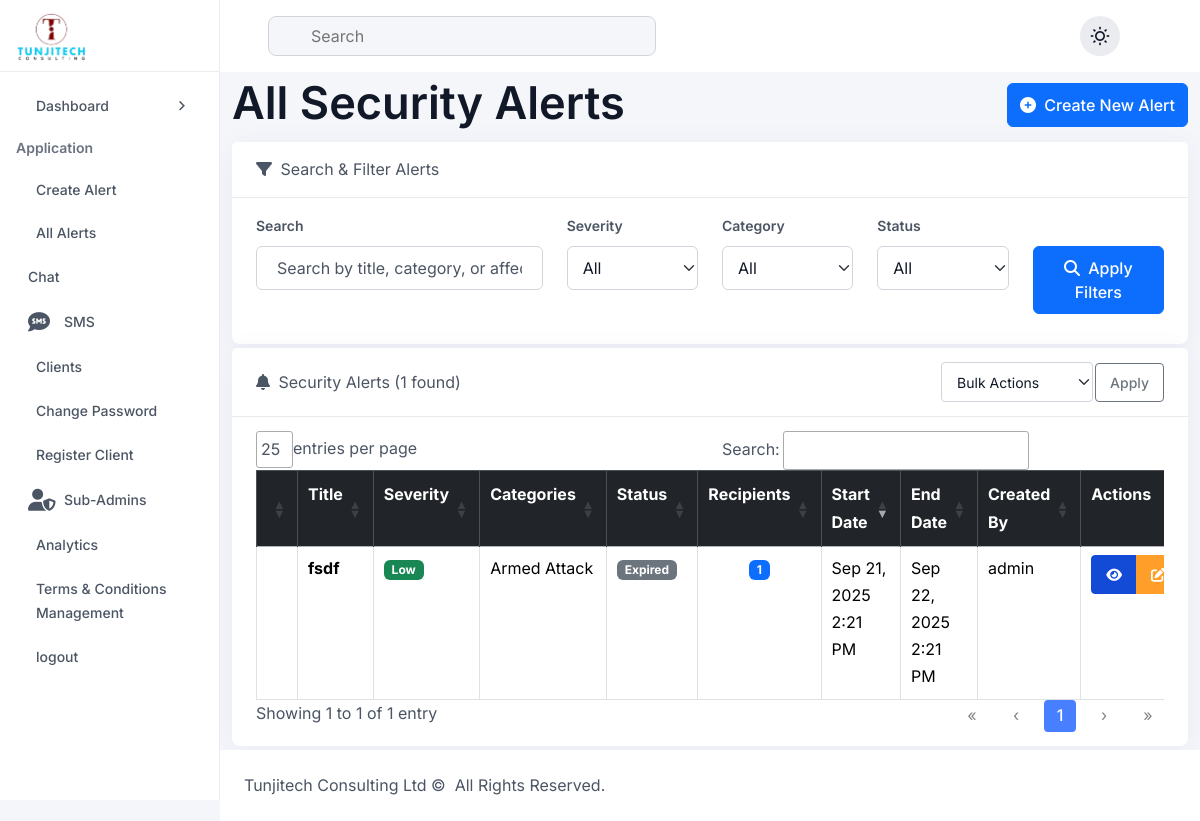
The app's page /admin/all_alerts.php (signed in) with its own data.
### tables this page shows
CREATE TABLE `security_alerts` (
  `id` int(11) NOT NULL,
  `title` varchar(255) NOT NULL,
  `severity` enum('low','medium','high','critical') NOT NULL,
  `categories` varchar(255) NOT NULL,
  `alert_begins` datetime NOT NULL,
  `alert_expires` datetime NOT NULL,
  `event` text NOT NULL,
  `affected_areas` text NOT NULL,
  `time_frame` varchar(255) NOT NULL,
  `impact` text NOT NULL,
  `summary` text NOT NULL,
  `advice` text NOT NULL,
  `source` varchar(255) NOT NULL,
  `image_path` varchar(255) DEFAULT NULL,
  `latitude` decimal(10,8) DEFAULT NULL,
  `longitude` decimal(11,8) DEFAULT NULL,
  `created_by` int(11) NOT NULL,
  `created_at` timestamp NOT NULL DEFAULT current_timestamp(),
  `updated_at` timestamp NOT NULL DEFAULT current_timestamp() ON UPDATE current_timestamp()
);

CREATE TABLE `users` (
  `id` int(11) NOT NULL,
  `username` varchar(50) NOT NULL,
  `email` varchar(100) NOT NULL,
  `first_name` varchar(50) DEFAULT NULL,
  `last_name` varchar(50) DEFAULT NULL,
  `phone` varchar(20) DEFAULT NULL,
  `address` text DEFAULT NULL,
  `password` varchar(255) NOT NULL,
  `user_type` enum('admin','client_individual','client_company') DEFAULT 'client_individual',
  `company_name` varchar(100) DEFAULT NULL,
  `company_size` varchar(50) DEFAULT NULL,
  `status` enum('pending','approved','rejected') DEFAULT 'pending',
  `payment_plan` varchar(20) DEFAULT NULL,
  `payment_reference` varchar(100) DEFAULT NULL,
  `payment_date` timestamp NULL DEFAULT NULL,
  `subscription_expiry` date DEFAULT NULL,
  `created_at` timestamp NOT NULL DEFAULT current_timestamp(),
  `updated_at` timestamp NOT NULL DEFAULT current_timestamp() ON UPDATE current_timestamp()
);

### includes/functions.php (called while the page is built, shortened)
<?php
function getSeverityBadge($severity) {
    switch ($severity) {
        case 'low': return 'success';
    }
}
?>

### admin/all_alerts.php (the view, shortened to what this page needs)
<?php
require_once ROOT_PATH . '/includes/functions.php';
$search = isset($_GET['search']) ? sanitizeInput($_GET['search']) : '';
$status = isset($_GET['status']) ? sanitizeInput($_GET['status']) : '';
$query = "SELECT sa.*, u.username as created_by_name,
          COUNT(ca.id) as recipient_count,
          SUM(ca.notified_via_email) as email_count,
          SUM(ca.notified_via_sms) as sms_count
          FROM security_alerts sa
          LEFT JOIN users u ON sa.created_by = u.id
          LEFT JOIN client_alerts ca ON sa.id = ca.alert_id
          WHERE 1=1";
$params = [];
$query .= " GROUP BY sa.id ORDER BY sa.created_at DESC";
$stmt = $pdo->prepare($query);
$stmt->execute($params);
$alerts = $stmt->fetchAll(PDO::FETCH_ASSOC);
?>
<?php include 'include/header.php'; ?>
    <div class="container-fluid">
        <div class="d-flex justify-content-between align-items-center mb-4">
            <h3 class="mt-4">All Security Alerts</h3>
            <a href="alerts.php" class="btn btn-primary">
                <i class="fas fa-plus-circle me-1"></i> Create New Alert
            </a>
        </div>
        <div class="card mb-4">
            <div class="card-header">
                <i class="fas fa-filter me-1"></i>
                Search & Filter Alerts
            </div>
            <div class="card-body">
                <form method="GET" action="all_alerts.php">
                    <div class="row">
                        <div class="col-md-4">
                            <div class="mb-3">
                                <label for="search" class="form-label">Search</label>
                                <input type="text" class="form-control" id="search" name="search"
                                       value="<?php echo htmlspecialchars($search); ?>"
                                       placeholder="Search by title, category, or affected areas...">
                            </div>
                        </div>
                        <div class="col-md-2">
                            <div class="mb-3">
                                <label for="severity" class="form-label">Severity</label>
                                <select class="form-select" id="severity" name="severity">
                                    <option value="">All Severities</option>
                                </select>
                            </div>
                        </div>
                        <div class="col-md-2">
                            <div class="mb-3">
                                <label for="category" class="form-label">Category</label>
                                <select class="form-select" id="category" name="category">
                                    <option value="">All Categories</option>
                                </select>
                            </div>
                        </div>
                        <div class="col-md-2">
                            <div class="mb-3">
                                <label for="status" class="form-label">Status</label>
                                <select class="form-select" id="status" name="status">
                                    <option value="">All Statuses</option>
                                </select>
                            </div>
                        </div>
                        <div class="col-md-2">
                            <div class="mb-3">
                                <label class="form-label">&nbsp;</label>
                                <div class="d-grid gap-2">
                                    <button type="submit" class="btn btn-primary">
                                        <i class="fas fa-search me-1"></i> Apply Filters
                                    </button>
                                </div>
                            </div>
                        </div>
                    </div>
                </form>
            </div>
        </div>
        <form method="POST" action="all_alerts.php" id="bulkActionForm">
            <div class="card mb-4">
                <div class="card-header">
                    <div class="d-flex justify-content-between align-items-center">
                        <div>
                            <i class="fas fa-bell me-1"></i>
                            Security Alerts (<?php echo count($alerts); ?> found)
                        </div>
                        <div class="d-flex align-items-center">
                            <select name="bulk_action" class="form-select form-select-sm me-2" style="width: auto;">
                                <option value="">Bulk Actions</option>
                            </select>
                            <button type="submit" class="btn btn-sm btn-outline-secondary" onclick="return confirmBulkAction()">
                                Apply
                            </button>
                        </div>
                    </div>
                </div>
                <div class="card-body">
                    <?php if (empty($alerts)): ?>
                        <div class="alert alert-info text-center">
                            <i class="fas fa-info-circle me-2"></i>
                            No security alerts found matching your criteria.
                        </div>
                    <?php else: ?>
                        <div class="table-responsive">
                            <table class="table table-bordered table-hover" id="dataTable" width="100%" cellspacing="0">
                                <thead class="table-dark">
                                <tr>
                                    <th width="30">
                                    </th>
                                    <th>Title</th>
                                    <th>Severity</th>
                                    <th>Categories</th>
                                    <th>Status</th>
                                    <th>Recipients</th>
                                    <th>Start Date</th>
                                    <th>End Date</th>
                                    <th>Created By</th>
                                    <th>Actions</th>
                                </tr>
                                </thead>
                                <tbody>
                                <?php foreach ($alerts as $alert):
                                    $current_time = time();
                                    $alert_begins = strtotime($alert['alert_begins']);
                                    $alert_expires = strtotime($alert['alert_expires']);
                                    if ($current_time < $alert_begins) {
                                        $status = 'Scheduled';
                                        $status_class = 'info';
                                    } elseif ($current_time >= $alert_begins && $current_time <= $alert_expires) {
                                        $status = 'Active';
                                        $status_class = 'success';
                                    } else {
                                        $status = 'Expired';
                                        $status_class = 'secondary';
                                    }
                                    ?>
                                    <tr>
                                        <td>
                                        </td>
                                        <td>
                                            <strong><?php echo htmlspecialchars($alert['title']); ?></strong>
                                        </td>
                                        <td>
                                            <span class="badge bg-<?php echo getSeverityBadge($alert['severity']); ?>">
                                                <?php echo ucfirst($alert['severity']); ?>
                                            </span>
                                        </td>
                                        <td><?php echo htmlspecialchars($alert['categories']); ?></td>
                                        <td>
                                            <span class="badge bg-<?php echo $status_class; ?>">
                                                <?php echo $status; ?>
                                            </span>
                                        </td>
                                        <td class="text-center">
                                            <span class="badge bg-primary" data-bs-toggle="tooltip"
                                                  title="Email: <?php echo $alert['email_count']; ?>, SMS: <?php echo $alert['sms_count']; ?>">
                                                <?php echo $alert['recipient_count']; ?>
                                            </span>
                                        </td>
                                        <td><?php echo date('M j, Y g:i A', strtotime($alert['alert_begins'])); ?></td>
                                        <td><?php echo date('M j, Y g:i A', strtotime($alert['alert_expires'])); ?></td>
                                        <td><?php echo htmlspecialchars($alert['created_by_name']); ?></td>
                                        <td>
                                            <div class="btn-group" role="group">
                                                <a href="view_alert.php?id=<?php echo $alert['id']; ?>"
                                                   class="btn btn-info btn-sm" data-bs-toggle="tooltip" title="View Alert">
                                                    <i class="fas fa-eye"></i>
                                                </a>
                                                <a href="edit_alert.php?id=<?php echo $alert['id']; ?>"
                                                   class="btn btn-warning btn-sm" data-bs-toggle="tooltip" title="Edit Alert">
                                                    <i class="fas fa-edit"></i>
                                                </a>
                                            </div>
                                        </td>
                                    </tr>
                                <?php endforeach; ?>
                                </tbody>
                            </table>
                        </div>
                    <?php endif; ?>
                </div>
            </div>
        </form>
    </div>
<?php include 'include/footer.php'; ?>

### records on screen
security_alerts: title "fsdf", severity "Low", categories "Armed Attack", status "Expired", recipient_count "1", alert_begins "Sep 21, 2025 2:21 PM", alert_expires "Sep 22, 2025 2:21 PM", created_by.username "admin"

### other values on screen
count($alerts) "1"
